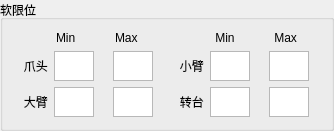
           <widget class="QGroupBox" name="groupBox_7">
            <property name="sizePolicy">
             <sizepolicy hsizetype="Minimum" vsizetype="Fixed">
              <horstretch>0</horstretch>
              <verstretch>0</verstretch>
             </sizepolicy>
            </property>
            <property name="maximumSize">
             <size>
              <width>16777215</width>
              <height>300</height>
             </size>
            </property>
            <property name="toolTipDuration">
             <number>0</number>
            </property>
            <property name="autoFillBackground">
             <bool>true</bool>
            </property>
            <property name="styleSheet">
             <string notr="true"/>
            </property>
            <property name="title">
             <string>软限位</string>
            </property>
            <layout class="QHBoxLayout" name="horizontalLayout_22">
             <item>
              <layout class="QVBoxLayout" name="verticalLayout_21">
               <item>
                <layout class="QHBoxLayout" name="horizontalLayout_14">
                 <item>
                  <widget class="QLabel" name="label_9">
                   <property name="maximumSize">
                    <size>
                     <width>60</width>
                     <height>16777215</height>
                    </size>
                   </property>
                   <property name="text">
                    <string/>
                   </property>
                  </widget>
                 </item>
                 <item>
                  <widget class="QLabel" name="label_8">
                   <property name="sizePolicy">
                    <sizepolicy hsizetype="Minimum" vsizetype="Minimum">
                     <horstretch>0</horstretch>
                     <verstretch>0</verstretch>
                    </sizepolicy>
                   </property>
                   <property name="maximumSize">
                    <size>
                     <width>35</width>
                     <height>50</height>
                    </size>
                   </property>
                   <property name="text">
                    <string>Min</string>
                   </property>
                   <property name="margin">
                    <number>8</number>
                   </property>
                  </widget>
                 </item>
                 <item>
                  <widget class="QLabel" name="label_10">
                   <property name="maximumSize">
                    <size>
                     <width>12</width>
                     <height>16777215</height>
                    </size>
                   </property>
                   <property name="text">
                    <string/>
                   </property>
                  </widget>
                 </item>
                 <item>
                  <widget class="QLabel" name="label_7">
                   <property name="sizePolicy">
                    <sizepolicy hsizetype="Minimum" vsizetype="Minimum">
                     <horstretch>0</horstretch>
                     <verstretch>0</verstretch>
                    </sizepolicy>
                   </property>
                   <property name="maximumSize">
                    <size>
                     <width>35</width>
                     <height>50</height>
                    </size>
                   </property>
                   <property name="text">
                    <string>Max</string>
                   </property>
                   <property name="margin">
                    <number>8</number>
                   </property>
                  </widget>
                 </item>
                 <item>
                  <widget class="QLabel" name="label_11">
                   <property name="maximumSize">
                    <size>
                     <width>8</width>
                     <height>16777215</height>
                    </size>
                   </property>
                   <property name="text">
                    <string/>
                   </property>
                  </widget>
                 </item>
                </layout>
               </item>
               <item>
                <layout class="QHBoxLayout" name="horizontalLayout_15">
                 <item>
                  <widget class="QLabel" name="label_14">
                   <property name="maximumSize">
                    <size>
                     <width>60</width>
                     <height>16777215</height>
                    </size>
                   </property>
                   <property name="text">
                    <string>   爪头</string>
                   </property>
                  </widget>
                 </item>
                 <item alignment="Qt::AlignHCenter|Qt::AlignVCenter">
                  <widget class="QTextEdit" name="textEdit_ClowMin">
                   <property name="sizePolicy">
                    <sizepolicy hsizetype="Minimum" vsizetype="Minimum">
                     <horstretch>0</horstretch>
                     <verstretch>0</verstretch>
                    </sizepolicy>
                   </property>
                   <property name="maximumSize">
                    <size>
                     <width>40</width>
                     <height>30</height>
                    </size>
                   </property>
                   <property name="tabChangesFocus">
                    <bool>true</bool>
                   </property>
                   <property name="html">
                    <string>&lt;!DOCTYPE HTML PUBLIC &quot;-//W3C//DTD HTML 4.0//EN&quot; &quot;http://www.w3.org/TR/REC-html40/strict.dtd&quot;&gt;
&lt;html&gt;&lt;head&gt;&lt;meta name=&quot;qrichtext&quot; content=&quot;1&quot; /&gt;&lt;style type=&quot;text/css&quot;&gt;
p, li { white-space: pre-wrap; }
&lt;/style&gt;&lt;/head&gt;&lt;body style=&quot; font-family:'SimSun'; font-size:9pt; font-weight:400; font-style:normal;&quot;&gt;
&lt;p align=&quot;center&quot; style=&quot;-qt-paragraph-type:empty; margin-top:0px; margin-bottom:0px; margin-left:0px; margin-right:0px; -qt-block-indent:0; text-indent:0px;&quot;&gt;&lt;br /&gt;&lt;/p&gt;&lt;/body&gt;&lt;/html&gt;</string>
                   </property>
                  </widget>
                 </item>
                 <item>
                  <widget class="QLabel" name="label_13">
                   <property name="maximumSize">
                    <size>
                     <width>8</width>
                     <height>3333</height>
                    </size>
                   </property>
                   <property name="text">
                    <string/>
                   </property>
                  </widget>
                 </item>
                 <item alignment="Qt::AlignHCenter|Qt::AlignVCenter">
                  <widget class="QTextEdit" name="textEdit_ClowMax">
                   <property name="sizePolicy">
                    <sizepolicy hsizetype="Preferred" vsizetype="Preferred">
                     <horstretch>0</horstretch>
                     <verstretch>0</verstretch>
                    </sizepolicy>
                   </property>
                   <property name="maximumSize">
                    <size>
                     <width>40</width>
                     <height>30</height>
                    </size>
                   </property>
                   <property name="tabChangesFocus">
                    <bool>true</bool>
                   </property>
                   <property name="html">
                    <string>&lt;!DOCTYPE HTML PUBLIC &quot;-//W3C//DTD HTML 4.0//EN&quot; &quot;http://www.w3.org/TR/REC-html40/strict.dtd&quot;&gt;
&lt;html&gt;&lt;head&gt;&lt;meta name=&quot;qrichtext&quot; content=&quot;1&quot; /&gt;&lt;style type=&quot;text/css&quot;&gt;
p, li { white-space: pre-wrap; }
&lt;/style&gt;&lt;/head&gt;&lt;body style=&quot; font-family:'SimSun'; font-size:9pt; font-weight:400; font-style:normal;&quot;&gt;
&lt;p align=&quot;center&quot; style=&quot;-qt-paragraph-type:empty; margin-top:0px; margin-bottom:0px; margin-left:0px; margin-right:0px; -qt-block-indent:0; text-indent:0px;&quot;&gt;&lt;br /&gt;&lt;/p&gt;&lt;/body&gt;&lt;/html&gt;</string>
                   </property>
                  </widget>
                 </item>
                 <item>
                  <widget class="QLabel" name="label_12">
                   <property name="maximumSize">
                    <size>
                     <width>5</width>
                     <height>16777215</height>
                    </size>
                   </property>
                   <property name="text">
                    <string/>
                   </property>
                  </widget>
                 </item>
                </layout>
               </item>
               <item>
                <layout class="QHBoxLayout" name="horizontalLayout_16">
                 <item>
                  <widget class="QLabel" name="label_17">
                   <property name="maximumSize">
                    <size>
                     <width>60</width>
                     <height>16777215</height>
                    </size>
                   </property>
                   <property name="text">
                    <string>   大臂</string>
                   </property>
                  </widget>
                 </item>
                 <item alignment="Qt::AlignHCenter|Qt::AlignVCenter">
                  <widget class="QTextEdit" name="textEdit_BArmMin">
                   <property name="sizePolicy">
                    <sizepolicy hsizetype="Minimum" vsizetype="Minimum">
                     <horstretch>0</horstretch>
                     <verstretch>0</verstretch>
                    </sizepolicy>
                   </property>
                   <property name="maximumSize">
                    <size>
                     <width>40</width>
                     <height>30</height>
                    </size>
                   </property>
                   <property name="tabChangesFocus">
                    <bool>true</bool>
                   </property>
                   <property name="html">
                    <string>&lt;!DOCTYPE HTML PUBLIC &quot;-//W3C//DTD HTML 4.0//EN&quot; &quot;http://www.w3.org/TR/REC-html40/strict.dtd&quot;&gt;
&lt;html&gt;&lt;head&gt;&lt;meta name=&quot;qrichtext&quot; content=&quot;1&quot; /&gt;&lt;style type=&quot;text/css&quot;&gt;
p, li { white-space: pre-wrap; }
&lt;/style&gt;&lt;/head&gt;&lt;body style=&quot; font-family:'SimSun'; font-size:9pt; font-weight:400; font-style:normal;&quot;&gt;
&lt;p align=&quot;center&quot; style=&quot;-qt-paragraph-type:empty; margin-top:0px; margin-bottom:0px; margin-left:0px; margin-right:0px; -qt-block-indent:0; text-indent:0px;&quot;&gt;&lt;br /&gt;&lt;/p&gt;&lt;/body&gt;&lt;/html&gt;</string>
                   </property>
                  </widget>
                 </item>
                 <item>
                  <widget class="QLabel" name="label_16">
                   <property name="maximumSize">
                    <size>
                     <width>8</width>
                     <height>16777215</height>
                    </size>
                   </property>
                   <property name="text">
                    <string/>
                   </property>
                  </widget>
                 </item>
                 <item alignment="Qt::AlignHCenter|Qt::AlignVCenter">
                  <widget class="QTextEdit" name="textEdit_BArmMax">
                   <property name="sizePolicy">
                    <sizepolicy hsizetype="Minimum" vsizetype="Minimum">
                     <horstretch>0</horstretch>
                     <verstretch>0</verstretch>
                    </sizepolicy>
                   </property>
                   <property name="maximumSize">
                    <size>
                     <width>40</width>
                     <height>30</height>
                    </size>
                   </property>
                   <property name="tabChangesFocus">
                    <bool>true</bool>
                   </property>
                   <property name="html">
                    <string>&lt;!DOCTYPE HTML PUBLIC &quot;-//W3C//DTD HTML 4.0//EN&quot; &quot;http://www.w3.org/TR/REC-html40/strict.dtd&quot;&gt;
&lt;html&gt;&lt;head&gt;&lt;meta name=&quot;qrichtext&quot; content=&quot;1&quot; /&gt;&lt;style type=&quot;text/css&quot;&gt;
p, li { white-space: pre-wrap; }
&lt;/style&gt;&lt;/head&gt;&lt;body style=&quot; font-family:'SimSun'; font-size:9pt; font-weight:400; font-style:normal;&quot;&gt;
&lt;p align=&quot;center&quot; style=&quot;-qt-paragraph-type:empty; margin-top:0px; margin-bottom:0px; margin-left:0px; margin-right:0px; -qt-block-indent:0; text-indent:0px;&quot;&gt;&lt;br /&gt;&lt;/p&gt;&lt;/body&gt;&lt;/html&gt;</string>
                   </property>
                  </widget>
                 </item>
                 <item>
                  <widget class="QLabel" name="label_15">
                   <property name="maximumSize">
                    <size>
                     <width>5</width>
                     <height>16777215</height>
                    </size>
                   </property>
                   <property name="text">
                    <string/>
                   </property>
                  </widget>
                 </item>
                </layout>
               </item>
              </layout>
             </item>
             <item>
              <layout class="QVBoxLayout" name="verticalLayout_22">
               <item>
                <layout class="QHBoxLayout" name="horizontalLayout_18">
                 <item>
                  <widget class="QLabel" name="label_22">
                   <property name="maximumSize">
                    <size>
                     <width>60</width>
                     <height>16777215</height>
                    </size>
                   </property>
                   <property name="text">
                    <string/>
                   </property>
                  </widget>
                 </item>
                 <item>
                  <widget class="QLabel" name="label_20">
                   <property name="maximumSize">
                    <size>
                     <width>35</width>
                     <height>50</height>
                    </size>
                   </property>
                   <property name="text">
                    <string> Min</string>
                   </property>
                  </widget>
                 </item>
                 <item>
                  <widget class="QLabel" name="label_19">
                   <property name="maximumSize">
                    <size>
                     <width>12</width>
                     <height>16777215</height>
                    </size>
                   </property>
                   <property name="text">
                    <string/>
                   </property>
                  </widget>
                 </item>
                 <item>
                  <widget class="QLabel" name="label_21">
                   <property name="maximumSize">
                    <size>
                     <width>35</width>
                     <height>16777215</height>
                    </size>
                   </property>
                   <property name="text">
                    <string> Max</string>
                   </property>
                  </widget>
                 </item>
                 <item>
                  <widget class="QLabel" name="label_18">
                   <property name="maximumSize">
                    <size>
                     <width>8</width>
                     <height>16777215</height>
                    </size>
                   </property>
                   <property name="text">
                    <string/>
                   </property>
                  </widget>
                 </item>
                </layout>
               </item>
               <item>
                <layout class="QHBoxLayout" name="horizontalLayout_13">
                 <item>
                  <widget class="QLabel" name="label_27">
                   <property name="maximumSize">
                    <size>
                     <width>60</width>
                     <height>16777215</height>
                    </size>
                   </property>
                   <property name="text">
                    <string>   小臂</string>
                   </property>
                  </widget>
                 </item>
                 <item alignment="Qt::AlignHCenter|Qt::AlignVCenter">
                  <widget class="QTextEdit" name="textEdit_SArmMin">
                   <property name="sizePolicy">
                    <sizepolicy hsizetype="Minimum" vsizetype="Minimum">
                     <horstretch>0</horstretch>
                     <verstretch>0</verstretch>
                    </sizepolicy>
                   </property>
                   <property name="maximumSize">
                    <size>
                     <width>40</width>
                     <height>30</height>
                    </size>
                   </property>
                   <property name="tabChangesFocus">
                    <bool>true</bool>
                   </property>
                   <property name="html">
                    <string>&lt;!DOCTYPE HTML PUBLIC &quot;-//W3C//DTD HTML 4.0//EN&quot; &quot;http://www.w3.org/TR/REC-html40/strict.dtd&quot;&gt;
&lt;html&gt;&lt;head&gt;&lt;meta name=&quot;qrichtext&quot; content=&quot;1&quot; /&gt;&lt;style type=&quot;text/css&quot;&gt;
p, li { white-space: pre-wrap; }
&lt;/style&gt;&lt;/head&gt;&lt;body style=&quot; font-family:'SimSun'; font-size:9pt; font-weight:400; font-style:normal;&quot;&gt;
&lt;p align=&quot;center&quot; style=&quot;-qt-paragraph-type:empty; margin-top:0px; margin-bottom:0px; margin-left:0px; margin-right:0px; -qt-block-indent:0; text-indent:0px;&quot;&gt;&lt;br /&gt;&lt;/p&gt;&lt;/body&gt;&lt;/html&gt;</string>
                   </property>
                  </widget>
                 </item>
                 <item>
                  <widget class="QLabel" name="label_24">
                   <property name="maximumSize">
                    <size>
                     <width>8</width>
                     <height>16777215</height>
                    </size>
                   </property>
                   <property name="text">
                    <string/>
                   </property>
                  </widget>
                 </item>
                 <item alignment="Qt::AlignHCenter|Qt::AlignVCenter">
                  <widget class="QTextEdit" name="textEdit_SArmMax">
                   <property name="sizePolicy">
                    <sizepolicy hsizetype="Minimum" vsizetype="Minimum">
                     <horstretch>0</horstretch>
                     <verstretch>0</verstretch>
                    </sizepolicy>
                   </property>
                   <property name="maximumSize">
                    <size>
                     <width>40</width>
                     <height>30</height>
                    </size>
                   </property>
                   <property name="tabChangesFocus">
                    <bool>true</bool>
                   </property>
                   <property name="html">
                    <string>&lt;!DOCTYPE HTML PUBLIC &quot;-//W3C//DTD HTML 4.0//EN&quot; &quot;http://www.w3.org/TR/REC-html40/strict.dtd&quot;&gt;
&lt;html&gt;&lt;head&gt;&lt;meta name=&quot;qrichtext&quot; content=&quot;1&quot; /&gt;&lt;style type=&quot;text/css&quot;&gt;
p, li { white-space: pre-wrap; }
&lt;/style&gt;&lt;/head&gt;&lt;body style=&quot; font-family:'SimSun'; font-size:9pt; font-weight:400; font-style:normal;&quot;&gt;
&lt;p align=&quot;center&quot; style=&quot;-qt-paragraph-type:empty; margin-top:0px; margin-bottom:0px; margin-left:0px; margin-right:0px; -qt-block-indent:0; text-indent:0px;&quot;&gt;&lt;br /&gt;&lt;/p&gt;&lt;/body&gt;&lt;/html&gt;</string>
                   </property>
                  </widget>
                 </item>
                 <item>
                  <widget class="QLabel" name="label_23">
                   <property name="maximumSize">
                    <size>
                     <width>5</width>
                     <height>16777215</height>
                    </size>
                   </property>
                   <property name="text">
                    <string/>
                   </property>
                  </widget>
                 </item>
                </layout>
               </item>
               <item>
                <layout class="QHBoxLayout" name="horizontalLayout_17">
                 <item>
                  <widget class="QLabel" name="label_28">
                   <property name="maximumSize">
                    <size>
                     <width>60</width>
                     <height>16777215</height>
                    </size>
                   </property>
                   <property name="text">
                    <string>   转台</string>
                   </property>
                  </widget>
                 </item>
                 <item alignment="Qt::AlignHCenter|Qt::AlignVCenter">
                  <widget class="QTextEdit" name="textEdit_RStageMin">
                   <property name="sizePolicy">
                    <sizepolicy hsizetype="Minimum" vsizetype="Minimum">
                     <horstretch>0</horstretch>
                     <verstretch>0</verstretch>
                    </sizepolicy>
                   </property>
                   <property name="maximumSize">
                    <size>
                     <width>40</width>
                     <height>30</height>
                    </size>
                   </property>
                   <property name="tabChangesFocus">
                    <bool>true</bool>
                   </property>
                   <property name="html">
                    <string>&lt;!DOCTYPE HTML PUBLIC &quot;-//W3C//DTD HTML 4.0//EN&quot; &quot;http://www.w3.org/TR/REC-html40/strict.dtd&quot;&gt;
&lt;html&gt;&lt;head&gt;&lt;meta name=&quot;qrichtext&quot; content=&quot;1&quot; /&gt;&lt;style type=&quot;text/css&quot;&gt;
p, li { white-space: pre-wrap; }
&lt;/style&gt;&lt;/head&gt;&lt;body style=&quot; font-family:'SimSun'; font-size:9pt; font-weight:400; font-style:normal;&quot;&gt;
&lt;p align=&quot;center&quot; style=&quot;-qt-paragraph-type:empty; margin-top:0px; margin-bottom:0px; margin-left:0px; margin-right:0px; -qt-block-indent:0; text-indent:0px;&quot;&gt;&lt;br /&gt;&lt;/p&gt;&lt;/body&gt;&lt;/html&gt;</string>
                   </property>
                  </widget>
                 </item>
                 <item>
                  <widget class="QLabel" name="label_26">
                   <property name="maximumSize">
                    <size>
                     <width>8</width>
                     <height>16777215</height>
                    </size>
                   </property>
                   <property name="text">
                    <string/>
                   </property>
                  </widget>
                 </item>
                 <item alignment="Qt::AlignHCenter|Qt::AlignVCenter">
                  <widget class="QTextEdit" name="textEdit_RStageMax">
                   <property name="sizePolicy">
                    <sizepolicy hsizetype="Minimum" vsizetype="Minimum">
                     <horstretch>0</horstretch>
                     <verstretch>0</verstretch>
                    </sizepolicy>
                   </property>
                   <property name="maximumSize">
                    <size>
                     <width>40</width>
                     <height>30</height>
                    </size>
                   </property>
                   <property name="tabChangesFocus">
                    <bool>true</bool>
                   </property>
                   <property name="html">
                    <string>&lt;!DOCTYPE HTML PUBLIC &quot;-//W3C//DTD HTML 4.0//EN&quot; &quot;http://www.w3.org/TR/REC-html40/strict.dtd&quot;&gt;
&lt;html&gt;&lt;head&gt;&lt;meta name=&quot;qrichtext&quot; content=&quot;1&quot; /&gt;&lt;style type=&quot;text/css&quot;&gt;
p, li { white-space: pre-wrap; }
&lt;/style&gt;&lt;/head&gt;&lt;body style=&quot; font-family:'SimSun'; font-size:9pt; font-weight:400; font-style:normal;&quot;&gt;
&lt;p align=&quot;center&quot; style=&quot;-qt-paragraph-type:empty; margin-top:0px; margin-bottom:0px; margin-left:0px; margin-right:0px; -qt-block-indent:0; text-indent:0px;&quot;&gt;&lt;br /&gt;&lt;/p&gt;&lt;/body&gt;&lt;/html&gt;</string>
                   </property>
                  </widget>
                 </item>
                 <item>
                  <widget class="QLabel" name="label_25">
                   <property name="maximumSize">
                    <size>
                     <width>5</width>
                     <height>16777215</height>
                    </size>
                   </property>
                   <property name="text">
                    <string/>
                   </property>
                  </widget>
                 </item>
                </layout>
               </item>
              </layout>
             </item>
            </layout>
           </widget>
